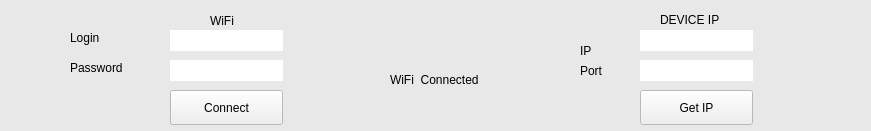
   <widget class="QWidget" name="widget_5" native="true">
    <property name="geometry">
     <rect>
      <x>20</x>
      <y>20</y>
      <width>871</width>
      <height>131</height>
     </rect>
    </property>
    <property name="palette">
     <palette>
      <active>
       <colorrole role="Base">
        <brush brushstyle="SolidPattern">
         <color alpha="255">
          <red>255</red>
          <green>255</green>
          <blue>255</blue>
         </color>
        </brush>
       </colorrole>
       <colorrole role="Window">
        <brush brushstyle="SolidPattern">
         <color alpha="186">
          <red>230</red>
          <green>230</green>
          <blue>230</blue>
         </color>
        </brush>
       </colorrole>
      </active>
      <inactive>
       <colorrole role="Base">
        <brush brushstyle="SolidPattern">
         <color alpha="255">
          <red>255</red>
          <green>255</green>
          <blue>255</blue>
         </color>
        </brush>
       </colorrole>
       <colorrole role="Window">
        <brush brushstyle="SolidPattern">
         <color alpha="186">
          <red>230</red>
          <green>230</green>
          <blue>230</blue>
         </color>
        </brush>
       </colorrole>
      </inactive>
      <disabled>
       <colorrole role="Base">
        <brush brushstyle="SolidPattern">
         <color alpha="186">
          <red>230</red>
          <green>230</green>
          <blue>230</blue>
         </color>
        </brush>
       </colorrole>
       <colorrole role="Window">
        <brush brushstyle="SolidPattern">
         <color alpha="186">
          <red>230</red>
          <green>230</green>
          <blue>230</blue>
         </color>
        </brush>
       </colorrole>
      </disabled>
     </palette>
    </property>
    <property name="autoFillBackground">
     <bool>true</bool>
    </property>
    <widget class="QLabel" name="label_6">
     <property name="geometry">
      <rect>
       <x>70</x>
       <y>30</y>
       <width>41</width>
       <height>16</height>
      </rect>
     </property>
     <property name="text">
      <string>Login</string>
     </property>
    </widget>
    <widget class="QPushButton" name="Connect">
     <property name="geometry">
      <rect>
       <x>170</x>
       <y>90</y>
       <width>113</width>
       <height>35</height>
      </rect>
     </property>
     <property name="cursor">
      <cursorShape>PointingHandCursor</cursorShape>
     </property>
     <property name="statusTip">
      <string extracomment="Connect and Save WiFi parametres to hardware"/>
     </property>
     <property name="whatsThis">
      <string extracomment="Connect and Save WiFi parametres to hardware"/>
     </property>
     <property name="text">
      <string>Connect</string>
     </property>
    </widget>
    <widget class="QLabel" name="label_8">
     <property name="geometry">
      <rect>
       <x>210</x>
       <y>10</y>
       <width>31</width>
       <height>21</height>
      </rect>
     </property>
     <property name="text">
      <string>WiFi</string>
     </property>
    </widget>
    <widget class="QLineEdit" name="Login">
     <property name="geometry">
      <rect>
       <x>170</x>
       <y>30</y>
       <width>113</width>
       <height>21</height>
      </rect>
     </property>
     <property name="frame">
      <bool>false</bool>
     </property>
    </widget>
    <widget class="QLabel" name="label_7">
     <property name="geometry">
      <rect>
       <x>70</x>
       <y>60</y>
       <width>59</width>
       <height>16</height>
      </rect>
     </property>
     <property name="text">
      <string>Password</string>
     </property>
    </widget>
    <widget class="QLineEdit" name="Password">
     <property name="geometry">
      <rect>
       <x>170</x>
       <y>60</y>
       <width>113</width>
       <height>21</height>
      </rect>
     </property>
     <property name="autoFillBackground">
      <bool>true</bool>
     </property>
     <property name="frame">
      <bool>false</bool>
     </property>
    </widget>
    <widget class="QLineEdit" name="lineEdit_3">
     <property name="geometry">
      <rect>
       <x>640</x>
       <y>30</y>
       <width>113</width>
       <height>21</height>
      </rect>
     </property>
     <property name="frame">
      <bool>false</bool>
     </property>
     <property name="readOnly">
      <bool>true</bool>
     </property>
     <property name="clearButtonEnabled">
      <bool>false</bool>
     </property>
    </widget>
    <widget class="QLabel" name="label_9">
     <property name="geometry">
      <rect>
       <x>580</x>
       <y>40</y>
       <width>21</width>
       <height>21</height>
      </rect>
     </property>
     <property name="text">
      <string>IP</string>
     </property>
    </widget>
    <widget class="QLabel" name="label_20">
     <property name="geometry">
      <rect>
       <x>580</x>
       <y>60</y>
       <width>31</width>
       <height>21</height>
      </rect>
     </property>
     <property name="text">
      <string>Port</string>
     </property>
    </widget>
    <widget class="QLineEdit" name="lineEdit_4">
     <property name="geometry">
      <rect>
       <x>640</x>
       <y>60</y>
       <width>113</width>
       <height>21</height>
      </rect>
     </property>
     <property name="frame">
      <bool>false</bool>
     </property>
     <property name="readOnly">
      <bool>true</bool>
     </property>
     <property name="clearButtonEnabled">
      <bool>false</bool>
     </property>
    </widget>
    <widget class="QLabel" name="label_22">
     <property name="geometry">
      <rect>
       <x>660</x>
       <y>10</y>
       <width>61</width>
       <height>20</height>
      </rect>
     </property>
     <property name="text">
      <string>DEVICE IP</string>
     </property>
    </widget>
    <widget class="QPushButton" name="Get_IP">
     <property name="geometry">
      <rect>
       <x>640</x>
       <y>90</y>
       <width>113</width>
       <height>35</height>
      </rect>
     </property>
     <property name="cursor">
      <cursorShape>PointingHandCursor</cursorShape>
     </property>
     <property name="whatsThis">
      <string extracomment="Get IP Address from hardware"/>
     </property>
     <property name="text">
      <string>Get IP</string>
     </property>
    </widget>
    <widget class="QLabel" name="WiFi_is_Con">
     <property name="geometry">
      <rect>
       <x>390</x>
       <y>70</y>
       <width>141</width>
       <height>20</height>
      </rect>
     </property>
     <property name="autoFillBackground">
      <bool>false</bool>
     </property>
     <property name="text">
      <string>WiFi  Connected</string>
     </property>
    </widget>
   </widget>
